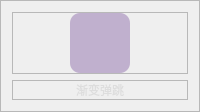
                            <widget class="QFrame" name="frame_181">
                             <property name="frameShape">
                              <enum>QFrame::Shape::StyledPanel</enum>
                             </property>
                             <property name="frameShadow">
                              <enum>QFrame::Shadow::Raised</enum>
                             </property>
                             <layout class="QVBoxLayout" name="verticalLayout_93">
                              <item>
                               <widget class="QFrame" name="frame_43">
                                <property name="frameShape">
                                 <enum>QFrame::Shape::StyledPanel</enum>
                                </property>
                                <property name="frameShadow">
                                 <enum>QFrame::Shadow::Raised</enum>
                                </property>
                                <layout class="QHBoxLayout" name="horizontalLayout_117">
                                 <property name="spacing">
                                  <number>0</number>
                                 </property>
                                 <property name="leftMargin">
                                  <number>0</number>
                                 </property>
                                 <property name="topMargin">
                                  <number>0</number>
                                 </property>
                                 <property name="rightMargin">
                                  <number>0</number>
                                 </property>
                                 <property name="bottomMargin">
                                  <number>0</number>
                                 </property>
                                 <item>
                                  <widget class="QPushButton" name="btn10">
                                   <property name="sizePolicy">
                                    <sizepolicy hsizetype="Expanding" vsizetype="Preferred">
                                     <horstretch>0</horstretch>
                                     <verstretch>0</verstretch>
                                    </sizepolicy>
                                   </property>
                                   <property name="minimumSize">
                                    <size>
                                     <width>60</width>
                                     <height>60</height>
                                    </size>
                                   </property>
                                   <property name="maximumSize">
                                    <size>
                                     <width>60</width>
                                     <height>60</height>
                                    </size>
                                   </property>
                                   <property name="font">
                                    <font>
                                     <family>微软雅黑</family>
                                     <pointsize>15</pointsize>
                                     <italic>false</italic>
                                     <bold>false</bold>
                                    </font>
                                   </property>
                                   <property name="cursor">
                                    <cursorShape>PointingHandCursor</cursorShape>
                                   </property>
                                   <property name="layoutDirection">
                                    <enum>Qt::LayoutDirection::LeftToRight</enum>
                                   </property>
                                   <property name="styleSheet">
                                    <string notr="true">QPushButton {
	background-image: url(:/forms/icons/heart_rate.png);
	border: no;
    background-position: center;
    background-repeat: no-repeat; 
	border-radius: 10px;
	background-color: rgba(82, 28, 129,0.3);

}

QPushButton:hover {
	background-color: rgb(162, 98, 199);
	border: none;
}</string>
                                   </property>
                                   <property name="text">
                                    <string/>
                                   </property>
                                  </widget>
                                 </item>
                                </layout>
                               </widget>
                              </item>
                              <item>
                               <widget class="QFrame" name="frame_182">
                                <property name="frameShape">
                                 <enum>QFrame::Shape::StyledPanel</enum>
                                </property>
                                <property name="frameShadow">
                                 <enum>QFrame::Shadow::Raised</enum>
                                </property>
                                <layout class="QHBoxLayout" name="horizontalLayout_108">
                                 <property name="spacing">
                                  <number>0</number>
                                 </property>
                                 <property name="leftMargin">
                                  <number>0</number>
                                 </property>
                                 <property name="topMargin">
                                  <number>0</number>
                                 </property>
                                 <property name="rightMargin">
                                  <number>0</number>
                                 </property>
                                 <property name="bottomMargin">
                                  <number>0</number>
                                 </property>
                                 <item>
                                  <widget class="QLabel" name="label_18">
                                   <property name="styleSheet">
                                    <string notr="true">font: 11pt &quot;微软雅黑&quot;;
color: rgb(221, 221, 221);
</string>
                                   </property>
                                   <property name="text">
                                    <string>渐变弹跳</string>
                                   </property>
                                   <property name="alignment">
                                    <set>Qt::AlignmentFlag::AlignCenter</set>
                                   </property>
                                  </widget>
                                 </item>
                                </layout>
                               </widget>
                              </item>
                             </layout>
                            </widget>
